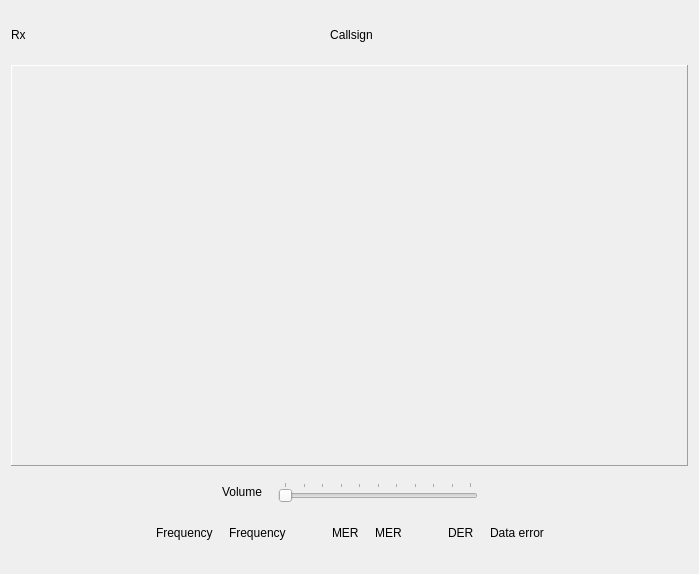
<?xml version="1.0" encoding="UTF-8"?>
<ui version="4.0">
 <class>VideoDialog</class>
 <widget class="QDialog" name="VideoDialog">
  <property name="geometry">
   <rect>
    <x>0</x>
    <y>0</y>
    <width>699</width>
    <height>574</height>
   </rect>
  </property>
  <property name="sizePolicy">
   <sizepolicy hsizetype="Preferred" vsizetype="Preferred">
    <horstretch>0</horstretch>
    <verstretch>0</verstretch>
   </sizepolicy>
  </property>
  <property name="windowTitle">
   <string>Video Window</string>
  </property>
  <property name="windowIcon">
   <iconset>
    <normaloff>tuner_knob.png</normaloff>tuner_knob.png</iconset>
  </property>
  <layout class="QHBoxLayout" name="horizontalLayout_4">
   <item>
    <layout class="QVBoxLayout" name="verticalLayout_2" stretch="1,10,0">
     <item>
      <layout class="QHBoxLayout" name="horizontalLayout_2" stretch="1,3,2,4">
       <property name="spacing">
        <number>4</number>
       </property>
       <item>
        <widget class="QLabel" name="rxNum">
         <property name="text">
          <string>Rx</string>
         </property>
        </widget>
       </item>
       <item>
        <spacer name="horizontalSpacer_11">
         <property name="orientation">
          <enum>Qt::Horizontal</enum>
         </property>
         <property name="sizeHint" stdset="0">
          <size>
           <width>40</width>
           <height>20</height>
          </size>
         </property>
        </spacer>
       </item>
       <item>
        <widget class="QLabel" name="callsign">
         <property name="maximumSize">
          <size>
           <width>16777215</width>
           <height>50</height>
          </size>
         </property>
         <property name="text">
          <string>Callsign</string>
         </property>
         <property name="alignment">
          <set>Qt::AlignCenter</set>
         </property>
        </widget>
       </item>
       <item>
        <spacer name="horizontalSpacer_12">
         <property name="orientation">
          <enum>Qt::Horizontal</enum>
         </property>
         <property name="sizeHint" stdset="0">
          <size>
           <width>40</width>
           <height>20</height>
          </size>
         </property>
        </spacer>
       </item>
      </layout>
     </item>
     <item>
      <layout class="QVBoxLayout" name="verticalLayout" stretch="10,0,0,0,0">
       <item>
        <widget class="QFrame" name="_videoWidget">
         <property name="enabled">
          <bool>true</bool>
         </property>
         <property name="minimumSize">
          <size>
           <width>600</width>
           <height>400</height>
          </size>
         </property>
         <property name="frameShape">
          <enum>QFrame::Panel</enum>
         </property>
         <property name="frameShadow">
          <enum>QFrame::Raised</enum>
         </property>
        </widget>
       </item>
       <item>
        <spacer name="verticalSpacer">
         <property name="orientation">
          <enum>Qt::Vertical</enum>
         </property>
         <property name="sizeType">
          <enum>QSizePolicy::Fixed</enum>
         </property>
         <property name="sizeHint" stdset="0">
          <size>
           <width>20</width>
           <height>10</height>
          </size>
         </property>
        </spacer>
       </item>
       <item>
        <layout class="QHBoxLayout" name="horizontalLayout_3">
         <item>
          <spacer name="horizontalSpacer_7">
           <property name="orientation">
            <enum>Qt::Horizontal</enum>
           </property>
           <property name="sizeHint" stdset="0">
            <size>
             <width>40</width>
             <height>20</height>
            </size>
           </property>
          </spacer>
         </item>
         <item>
          <widget class="QLabel" name="label">
           <property name="text">
            <string>Volume</string>
           </property>
          </widget>
         </item>
         <item>
          <spacer name="horizontalSpacer">
           <property name="orientation">
            <enum>Qt::Horizontal</enum>
           </property>
           <property name="sizeType">
            <enum>QSizePolicy::Fixed</enum>
           </property>
           <property name="sizeHint" stdset="0">
            <size>
             <width>10</width>
             <height>20</height>
            </size>
           </property>
          </spacer>
         </item>
         <item>
          <widget class="QSlider" name="_volumeSlider">
           <property name="sizePolicy">
            <sizepolicy hsizetype="Fixed" vsizetype="Fixed">
             <horstretch>0</horstretch>
             <verstretch>0</verstretch>
            </sizepolicy>
           </property>
           <property name="minimumSize">
            <size>
             <width>200</width>
             <height>0</height>
            </size>
           </property>
           <property name="maximum">
            <number>100</number>
           </property>
           <property name="orientation">
            <enum>Qt::Horizontal</enum>
           </property>
           <property name="tickPosition">
            <enum>QSlider::TicksAbove</enum>
           </property>
          </widget>
         </item>
         <item>
          <spacer name="horizontalSpacer_2">
           <property name="orientation">
            <enum>Qt::Horizontal</enum>
           </property>
           <property name="sizeHint" stdset="0">
            <size>
             <width>40</width>
             <height>20</height>
            </size>
           </property>
          </spacer>
         </item>
        </layout>
       </item>
       <item>
        <spacer name="verticalSpacer_2">
         <property name="orientation">
          <enum>Qt::Vertical</enum>
         </property>
         <property name="sizeType">
          <enum>QSizePolicy::Fixed</enum>
         </property>
         <property name="sizeHint" stdset="0">
          <size>
           <width>20</width>
           <height>15</height>
          </size>
         </property>
        </spacer>
       </item>
       <item>
        <layout class="QHBoxLayout" name="horizontalLayout">
         <item>
          <spacer name="horizontalSpacer_3">
           <property name="orientation">
            <enum>Qt::Horizontal</enum>
           </property>
           <property name="sizeHint" stdset="0">
            <size>
             <width>40</width>
             <height>20</height>
            </size>
           </property>
          </spacer>
         </item>
         <item>
          <widget class="QLabel" name="label_2">
           <property name="text">
            <string>Frequency</string>
           </property>
          </widget>
         </item>
         <item>
          <spacer name="horizontalSpacer_10">
           <property name="orientation">
            <enum>Qt::Horizontal</enum>
           </property>
           <property name="sizeType">
            <enum>QSizePolicy::Fixed</enum>
           </property>
           <property name="sizeHint" stdset="0">
            <size>
             <width>10</width>
             <height>20</height>
            </size>
           </property>
          </spacer>
         </item>
         <item>
          <widget class="QLabel" name="freq">
           <property name="text">
            <string>Frequency</string>
           </property>
          </widget>
         </item>
         <item>
          <spacer name="horizontalSpacer_4">
           <property name="orientation">
            <enum>Qt::Horizontal</enum>
           </property>
           <property name="sizeType">
            <enum>QSizePolicy::Fixed</enum>
           </property>
           <property name="sizeHint" stdset="0">
            <size>
             <width>40</width>
             <height>20</height>
            </size>
           </property>
          </spacer>
         </item>
         <item>
          <widget class="QLabel" name="label_3">
           <property name="text">
            <string>MER</string>
           </property>
          </widget>
         </item>
         <item>
          <spacer name="horizontalSpacer_8">
           <property name="orientation">
            <enum>Qt::Horizontal</enum>
           </property>
           <property name="sizeType">
            <enum>QSizePolicy::Fixed</enum>
           </property>
           <property name="sizeHint" stdset="0">
            <size>
             <width>10</width>
             <height>20</height>
            </size>
           </property>
          </spacer>
         </item>
         <item>
          <widget class="QLabel" name="mer">
           <property name="text">
            <string>MER</string>
           </property>
           <property name="alignment">
            <set>Qt::AlignCenter</set>
           </property>
          </widget>
         </item>
         <item>
          <spacer name="horizontalSpacer_5">
           <property name="orientation">
            <enum>Qt::Horizontal</enum>
           </property>
           <property name="sizeType">
            <enum>QSizePolicy::Fixed</enum>
           </property>
           <property name="sizeHint" stdset="0">
            <size>
             <width>40</width>
             <height>20</height>
            </size>
           </property>
          </spacer>
         </item>
         <item>
          <widget class="QLabel" name="label_4">
           <property name="text">
            <string>DER</string>
           </property>
          </widget>
         </item>
         <item>
          <spacer name="horizontalSpacer_9">
           <property name="orientation">
            <enum>Qt::Horizontal</enum>
           </property>
           <property name="sizeType">
            <enum>QSizePolicy::Fixed</enum>
           </property>
           <property name="sizeHint" stdset="0">
            <size>
             <width>10</width>
             <height>20</height>
            </size>
           </property>
          </spacer>
         </item>
         <item>
          <widget class="QLabel" name="dErr">
           <property name="text">
            <string>Data error</string>
           </property>
          </widget>
         </item>
         <item>
          <spacer name="horizontalSpacer_6">
           <property name="orientation">
            <enum>Qt::Horizontal</enum>
           </property>
           <property name="sizeHint" stdset="0">
            <size>
             <width>40</width>
             <height>20</height>
            </size>
           </property>
          </spacer>
         </item>
        </layout>
       </item>
      </layout>
     </item>
     <item>
      <spacer name="verticalSpacer_3">
       <property name="orientation">
        <enum>Qt::Vertical</enum>
       </property>
       <property name="sizeType">
        <enum>QSizePolicy::Fixed</enum>
       </property>
       <property name="sizeHint" stdset="0">
        <size>
         <width>20</width>
         <height>20</height>
        </size>
       </property>
      </spacer>
     </item>
    </layout>
   </item>
  </layout>
 </widget>
 <resources/>
 <connections/>
</ui>
